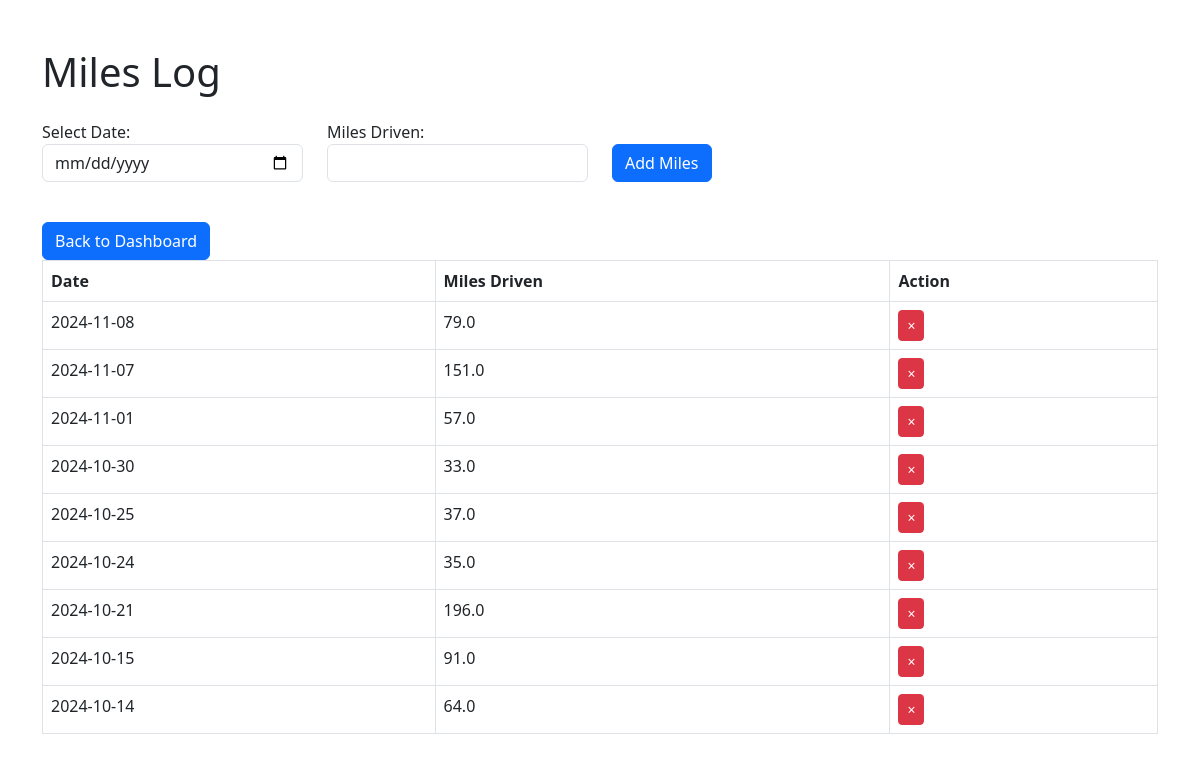
Screenshot of /miles-log (signed in) with the database file from the repository.
### tables this page shows
CREATE TABLE MilesLog (
    miles_id INTEGER PRIMARY KEY,
    employee_id INTEGER NOT NULL,
    week_id INTEGER,
    miles_date DATE NOT NULL,
    miles_driven REAL NOT NULL,
    FOREIGN KEY (employee_id) REFERENCES Employee(employee_id),
    FOREIGN KEY (week_id) REFERENCES WeekLog(week_id)
);

### app.py (the view)
@app.route("/miles-log", methods=["GET"])
def miles_log():
    if "employee_id" not in session:
        return redirect(url_for("login"))
    db = get_db()
    cursor = db.cursor()
    cursor.execute(
        """
        SELECT miles_id, week_id, miles_date, miles_driven
        FROM MilesLog
        WHERE employee_id = ?
        ORDER BY miles_date DESC

        """,
        (session["employee_id"],)
    )
    miles_data = cursor.fetchall()
    return render_template("miles_log.html", miles_data=miles_data)

### app.py (called while the page is built)
def get_db():
    db = sqlite3.connect("PunchCardSystem.db")
    db.row_factory = sqlite3.Row
    return db

@app.teardown_appcontext
def close_connection(exception):
    db = getattr(g, "_database", None)
    if db is not None:
        db.close()

### templates/miles_log.html (shortened to what this page needs)
<!DOCTYPE html>
<html>
<head>
    <link href="https://cdn.jsdelivr.net/npm/bootstrap@5.3.0-alpha1/dist/css/bootstrap.min.css" rel="stylesheet">
</head>
<body>
    <div class="container mt-5">
        <h1 class="mb-4">Miles Log</h1>
        <form action="{{ url_for('add_miles') }}" method="POST" class="mb-4">
            <div class="row">
                <div class="col-md-3">
                    <label for="date">Select Date:</label>
                    <input type="date" id="date" name="miles_date" class="form-control" required>
                </div>
                <div class="col-md-3">
                    <label for="miles">Miles Driven:</label>
                    <input type="number" id="miles" name="miles_driven" class="form-control" required>
                </div>
                <div class="col-md-3 align-self-end">
                    <button type="submit" class="btn btn-primary">Add Miles</button>
                </div>
            </div>
        </form>
        <a href="{{ url_for('employee_dashboard') }}" class="btn btn-primary mt-3">Back to Dashboard</a>
        <table class="table table-bordered">
            <thead>
                <tr>
                    <th>Date</th>
                    <th>Miles Driven</th>
                    <th>Action</th>
                </tr>
            </thead>
            <tbody>
                {% for log in miles_data %}
                <tr>
                    <td>{{ log["miles_date"] }}</td>
                    <td>{{ log["miles_driven"] }}</td>
                    <td>
                        <form action="{{ url_for('delete_miles', miles_id=log['miles_id']) }}" method="POST" class="d-inline">
                            <button type="submit" class="btn btn-sm btn-danger">&times;</button>
                        </form>
                    </td>
                </tr>
                {% else %}
                <tr>
                    <td colspan="3" class="text-center">No miles recorded.</td>
                </tr>
                {% endfor %}
            </tbody>
        </table>
    </div>
</body>
</html>

### rows the page displays
MilesLog: miles_date "2024-11-08", miles_driven "79.0"
MilesLog: miles_date "2024-11-07", miles_driven "151.0"
MilesLog: miles_date "2024-11-01", miles_driven "57.0"
MilesLog: miles_date "2024-10-30", miles_driven "33.0"
MilesLog: miles_date "2024-10-25", miles_driven "37.0"
MilesLog: miles_date "2024-10-24", miles_driven "35.0"
MilesLog: miles_date "2024-10-21", miles_driven "196.0"
MilesLog: miles_date "2024-10-15", miles_driven "91.0"
MilesLog: miles_date "2024-10-14", miles_driven "64.0"
